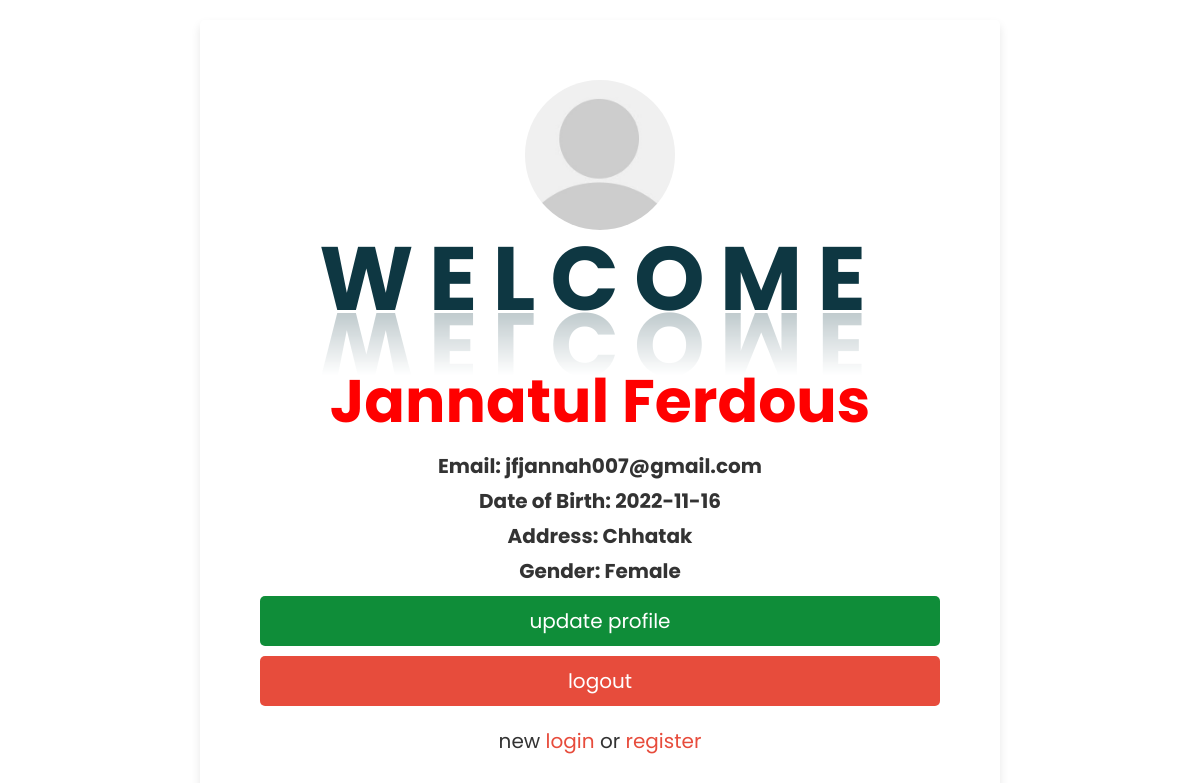
Screenshot of /home.php (signed in) with the database file from the repository.
### tables this page shows
CREATE TABLE `user_form` (
  `id` int(100) NOT NULL,
  `name` varchar(100) NOT NULL,
  `email` varchar(100) NOT NULL,
  `birthday` date DEFAULT NULL,
  `address` varchar(255) NOT NULL,
  `gender` varchar(255) NOT NULL,
  `password` varchar(100) NOT NULL,
  `image` varchar(100) NOT NULL
);

### home.php (the view, shortened to what this page needs)
<?php
include 'config.php';
$user_id = $_SESSION['user_id'];
?>
<!DOCTYPE html>
<html lang="en">
<head>
   <link rel="stylesheet" href="css/login_style.css">
</head>
<body>
   <div class="container">
      <div class="profile">
         <?php
         $select = mysqli_query($conn, "SELECT * FROM `user_form` WHERE id = '$user_id'") or die('query failed');
         if (mysqli_num_rows($select) > 0) {
            $fetch = mysqli_fetch_assoc($select);
         }
         if ($fetch['image'] == '') {
            echo '<img src="images/default-avatar.png">';
         } else {
            echo '<img src="uploaded_img/' . $fetch['image'] . '">';
         }
         ?>
         <div class="uprofile">
            <div>
               <h1>Welcome</b> </h1><br>
               <div>
                  <h2><span>
                        <?php echo $fetch['name']; ?>
                     </span></h2>
               </div>
            </div>
            <div>
               <h3>
                  Email: <?php echo $fetch['email']; ?>
               </h3>
            </div>
            <div>
               <h3>
                  Date of Birth: <?php echo $fetch['birthday']; ?>
               </h3>
            </div>
            <div>
               <h3>
                  Address: <?php echo $fetch['address']; ?>
               </h3>
            </div>
            <div>
               <h3>
                  Gender: <?php echo $fetch['gender']; ?>
               </h3>
            </div>
         </div>
         <a href="update_profile.php" class="btn">update profile</a>
         <a href="home.php?logout=<?php echo $user_id; ?>" class="delete-btn">logout</a>
         <p>new <a href="login.php">login</a> or <a href="register.php">register</a></p>
      </div>
   </div>
</body>
</html>

### css/login_style.css (style rules this page uses)
:root { --blue: #0f8d39; --dark-blue: #0f8d39; --red: #e74c3c; --dark-red: #c0392b; --black: #333; --white: #fff; --light-bg: #eee; --box-shadow: 0 5px 10px rgba(0, 0, 0, 0.1); }
* { font-family: "Poppins", sans-serif; margin: 0; padding: 0; box-sizing: border-box; outline: none; border: none; text-decoration: none; }
.btn, .delete-btn { width: 100%; border-radius: 5px; padding: 10px 30px; color: var(--white); display: block; text-align: center; cursor: pointer; font-size: 20px; margin-top: 10px; }
.btn { background-color: #0f8d39; }
.delete-btn { background-color: var(--red); }
.container { min-height: 100vh; display: flex; align-items: center; justify-content: center; padding: 20px; }
.container .profile { font-size: 30px; padding: 60px; box-shadow: var(--box-shadow); text-align: center; width: 800px; border-radius: 5px; }
h1 { color: black; font-size: 3em; letter-spacing: 15px; color: #0e3742; text-transform: uppercase; width: 100%; text-align: center; -webkit-box-reflect: below 1px linear-gradient(transparent, #0004); line-height: 0.7em; outline: none; animation: animate 5s linear infinite; }
h1 { animation: blinkingText 1.2s infinite; }
h2 { font-size: 60px; color: red; }
.container .profile img { height: 150px; width: 150px; border-radius: 50%; object-fit: cover; margin-bottom: 5px; }
.container .profile h3 { margin: 5px 0; font-size: 20px; color: var(--black); }
.container .profile p { margin-top: 20px; color: var(--black); font-size: 20px; }
.container .profile p a { color: var(--red); }

### home.php (style rules this page uses)
body { background-image: url('images/background.webp'); background-size: cover; justify-content: left; }

### rows the page displays
user_form: name "Jannatul Ferdous", email "jfjannah007@gmail.com", birthday "2022-11-16", address "Chhatak", gender "Female"
